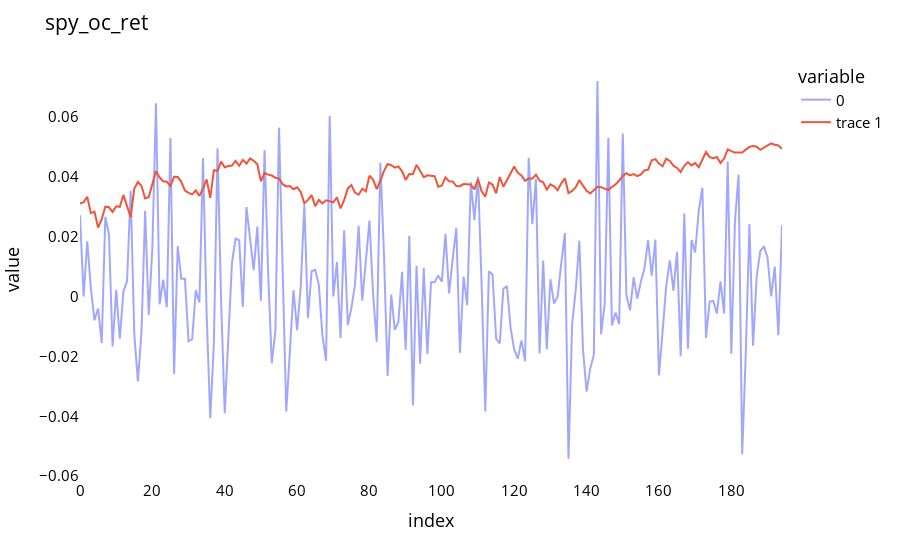

The cell this chart's notebook holds for it:
### Code cell
fig = px.line(y_test[:,5])
fig.update_traces(marker_line_width=2, opacity=0.6)
fig.update_layout(title_text='spy_oc_ret', plot_bgcolor='white', font_size=15, font_color='black')
fig.update_xaxes(showgrid=False)
fig.update_yaxes(showgrid=False)

fig.add_scatter(y=y_pred[:,5], line_width=2)

fig.show()

### Figure 1 — Plotly figure (JSON) as saved in the notebook; plotly's stock layout.template omitted (floating-point values rounded to 4 significant figures; data arrays with more than 128 entries replaced by an {"elided": "..."} marker saying what was removed)
{"data": [{"hovertemplate": "variable=0<br>index=%{x}<br>value=%{y}<extra></extra>", "legendgroup": "0", "line": {"color": "#636efa", "dash": "solid"}, "marker": {"line": {"width": 2}, "symbol": "circle"}, "mode": "lines", "name": "0", "opacity": 0.6, "orientation": "v", "showlegend": true, "type": "scatter", "x": {"elided": "195 int values"}, "xaxis": "x", "y": {"elided": "195 float values"}, "yaxis": "y"}, {"line": {"width": 2}, "type": "scatter", "y": {"elided": "195 float values"}}], "layout": {"font": {"color": "black", "size": 15}, "legend": {"title": {"text": "variable"}, "tracegroupgap": 0}, "margin": {"t": 60}, "plot_bgcolor": "white", "title": {"text": "spy_oc_ret"}, "xaxis": {"anchor": "y", "domain": [0, 1], "showgrid": false, "title": {"text": "index"}}, "yaxis": {"anchor": "x", "domain": [0, 1], "showgrid": false, "title": {"text": "value"}}}}
